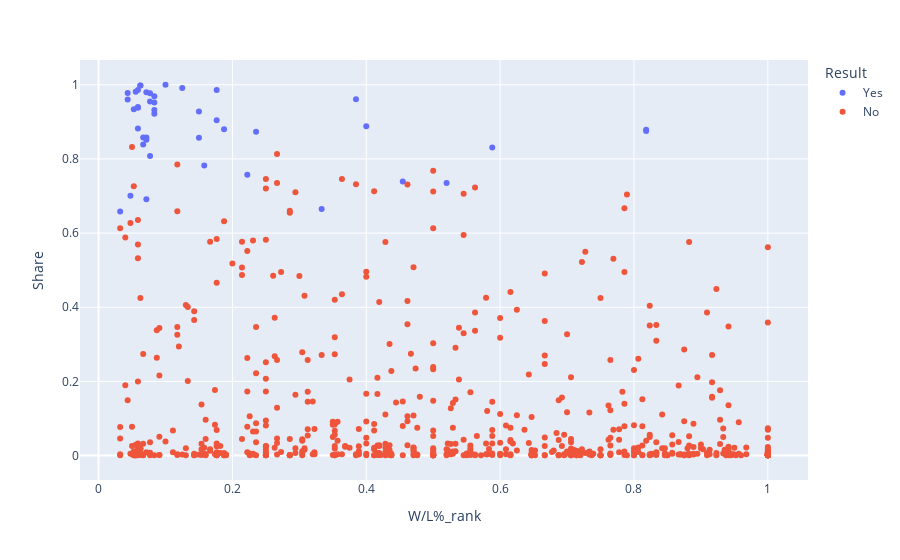

The cell this chart's notebook holds for it:
### Code cell
fig8 = plex.scatter(MVP_main_rankings,
                    y = 'Share',
                    x = 'W/L%_rank',
                    color='Result',
                    hover_name='Player',
                    hover_data=['Year']
                   )

fig8.show()

### Figure 1 — Plotly figure (JSON) as saved in the notebook; plotly's stock layout.template omitted (floating-point values rounded to 4 significant figures; data arrays with more than 128 entries replaced by an {"elided": "..."} marker saying what was removed)
{"data": [{"customdata": [[1980], [1981], [1982], [1983], [1984], [1985], [1986], [1987], [1988], [1989], [1990], [1991], [1992], [1993], [1994], [1995], [1996], [1997], [1998], [1999], [2000], [2001], [2002], [2003], [2004], [2005], [2006], [2007], [2008], [2009], [2010], [2011], [2012], [2013], [2014], [2015], [2016], [2017], [2018], [2019], [2020], [2021], [2022]], "hovertemplate": "<b>%{hovertext}</b><br><br>Result=Yes<br>W/L%_rank=%{x}<br>Share=%{y}<br>Year=%{customdata[0]}<extra></extra>", "hovertext": ["Kareem Abdul-Jabbar", "Julius Erving", "Moses Malone", "Moses Malone", "Larry Bird", "Larry Bird", "Larry Bird", "Magic Johnson", "Michael Jordan", "Magic Johnson", "Magic Johnson", "Michael Jordan", "Michael Jordan", "Charles Barkley", "Hakeem Olajuwon", "David Robinson", "Michael Jordan", "Karl Malone", "Michael Jordan", "Karl Malone", "Shaquille O'Neal", "Allen Iverson", "Tim Duncan", "Tim Duncan", "Kevin Garnett", "Steve Nash", "Steve Nash", "Dirk Nowitzki", "Kobe Bryant", "LeBron James", "LeBron James", "Derrick Rose", "LeBron James", "LeBron James", "Kevin Durant", "Stephen Curry", "Stephen Curry", "Russell Westbrook", "James Harden", "Giannis Antetokounmpo", "Giannis Antetokounmpo", "Nikola Jokić", "Nikola Jokić"], "legendgroup": "Yes", "marker": {"color": "#636efa", "symbol": "circle"}, "mode": "markers", "name": "Yes", "orientation": "v", "showlegend": true, "type": "scatter", "x": [0.3333, 0.03226, 0.52, 0.04348, 0.06667, 0.04348, 0.05556, 0.05882, 0.5882, 0.1579, 0.07143, 0.15, 0.05882, 0.07143, 0.1875, 0.07143, 0.05882, 0.15, 0.05263, 0.04762, 0.0625, 0.1765, 0.2222, 0.07692, 0.125, 0.06667, 0.4545, 0.05882, 0.2353, 0.08333, 0.07143, 0.07692, 0.4, 0.0625, 0.1765, 0.08333, 0.1, 0.8182, 0.07692, 0.08333, 0.08333, 0.3846, 0.8182], "xaxis": "x", "y": [0.665, 0.658, 0.735, 0.96, 0.858, 0.978, 0.981, 0.94, 0.831, 0.782, 0.691, 0.928, 0.938, 0.852, 0.88, 0.858, 0.986, 0.857, 0.934, 0.701, 0.998, 0.904, 0.757, 0.808, 0.991, 0.839, 0.739, 0.882, 0.873, 0.969, 0.98, 0.977, 0.888, 0.998, 0.986, 0.922, 1, 0.879, 0.955, 0.932, 0.952, 0.961, 0.875], "yaxis": "y"}, {"customdata": {"elided": "647x1 int values"}, "hovertemplate": "<b>%{hovertext}</b><br><br>Result=No<br>W/L%_rank=%{x}<br>Share=%{y}<br>Year=%{customdata[0]}<extra></extra>", "hovertext": {"elided": "647 str values"}, "legendgroup": "No", "marker": {"color": "#EF553B", "symbol": "circle"}, "mode": "markers", "name": "No", "orientation": "v", "showlegend": true, "type": "scatter", "x": {"elided": "647 float values"}, "xaxis": "x", "y": {"elided": "647 float values"}, "yaxis": "y"}], "layout": {"autosize": true, "legend": {"title": {"text": "Result"}, "tracegroupgap": 0}, "margin": {"t": 60}, "xaxis": {"anchor": "y", "autorange": true, "domain": [0, 1], "range": [-0.02867, 1.061], "title": {"text": "W/L%_rank"}, "type": "linear"}, "yaxis": {"anchor": "x", "autorange": true, "domain": [0, 1], "range": [-0.07635, 1.077], "title": {"text": "Share"}, "type": "linear"}}}
